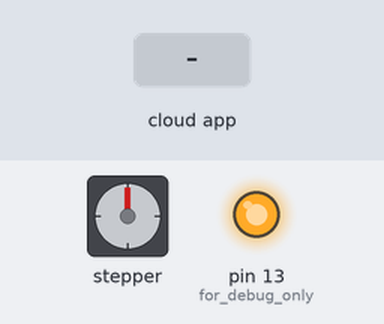
Bench run of a sketch on a simulated Arduino Mega 2560, built with avr-gcc and run on an emulated ATmega2560. Parts: stepper motor, output pins drawn as LEDs (lit = HIGH). Wiring (inferred from the names in the program): stepper motor (2048 steps per turn assumed): coils pin 8, pin 9, pin 10, pin 11. Dashed ring = blinking. The inputs (shaded band) are chosen by the test bench. The ROS host is connected and sends only what is stated; pins used as bus, display or sensor lines are not drawn.

Above: at 1.2 s.
1.3 s: the phone or cloud app sets stepper to 45
At 2.0 s:
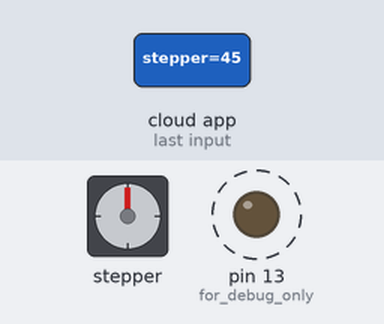
4.3 s: the phone or cloud app sets stepper to 180
At 7.46 s:
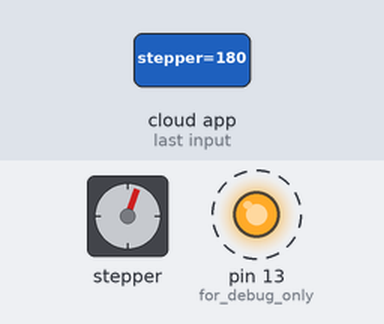
13.3 s: the phone or cloud app sets stepper to 0
At 14.1 s:
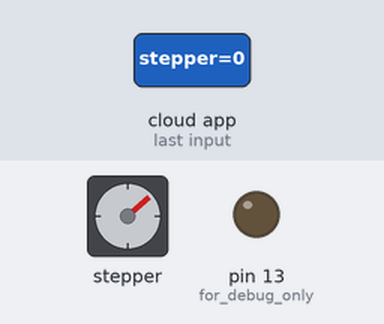
14.8 s: the phone or cloud app sets stepper to 180
At 15.26 s:
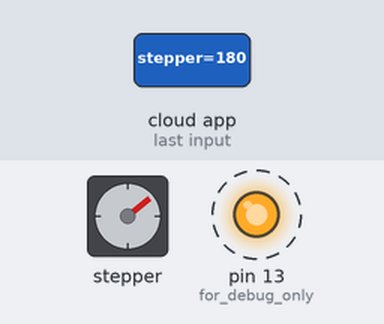
Timing chart, 0 to 23.8 s (numbered marks = the images above; inputs shaded):
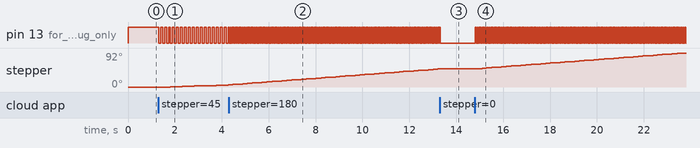

The sketch:

motor_passo.ino
```cpp
// Esse codigo roda no arduino e controla a ativação de um motor
// de passo a partir de um topico no ROS
//
// É considerado que o motor está conectado aos pinos P*
// e que a informacao de rotacao esta sendo publicada no topico
// "/eletronica/base/stepper" como um inteiro cujo valor vai
// de -255 a 255, onde 0 é parado
//
// Para rodar: rosrun rosserial_python serial_node.py /dev/ttyACM2

#include <ros.h>
#include <std_msgs/Int32.h>

#define INF 60000

/////// parametros do stepper

const int stepper_pins[] = {8, 9, 10, 11}; //pinos nos quais esta o stepper
                                          //Os pinos sao ativados na ordem
                                          //desse vetor

const int T_stepper_min = 40;  //menor periodo (|vel| = 255) em ms
                       //1 periodo = ciclo de ativacao dos 4 pinos
const int T_stepper_max = 400;

int T_stepper_atual = INF; //periodo a ser setado a partir do topico do ROS
int dir;      //direcao do stepper 1 = frente, -1 = tras

int T_ROS_spin = 30;  //periodo em ms entre uma chamada do ROS e outra

////////////////      parte do ROS    ///////////////////
ros::NodeHandle nh;
void messageCb(const std_msgs::Int32& msg);
const char* ROS_stepper_topic = "/eletronica/base/stepper";
ros::Subscriber<std_msgs::Int32> sub(ROS_stepper_topic, &messageCb);


//callback para pegar o valor de velocidade no topico
void messageCb(const std_msgs::Int32& msg)
{
	int vel = msg.data;

	if(vel > 0)
	{
		dir = 1;
		if(vel >255)
			vel =  255;
	}
	else if(vel < 0)
	{
		dir = -1;
		if(vel < -255)
			vel = -255;
	}

	if(vel == 0)
		T_stepper_atual = INF;
	else
		T_stepper_atual = ( 1 - float(abs(vel))/255 )*(T_stepper_max - T_stepper_min) + T_stepper_min;  //faz com que o periodo seja uma rampa linear
}

////////////////////    parte do stepper    ////////////////////

void step_forward(int& indice)
{
	int proximo;
	if(indice >= 3)
        {
		proximo = stepper_pins[0];
                indice = 0;
        }
	else
	{
		proximo = stepper_pins[indice + 1];
                indice++;
        }

	for(int i = 0; i < 4; i++)
	  digitalWrite(stepper_pins[i], LOW);

        digitalWrite(proximo, HIGH);

        digitalWrite(13, HIGH - digitalRead(13));
}

void step_back(int & indice)
{
	int proximo;
	if(indice <= 0)
    {
		proximo = stepper_pins[3];
        indice = 3;
    }
	else
	{
		proximo = stepper_pins[indice - 1];
        indice--;
    }

	for(int i = 0; i < 4; i++)
		digitalWrite(stepper_pins[i], LOW);
	digitalWrite(proximo, HIGH);
}

void step()   //faz um passo do stepper
{
    static int indice = 0;

    if(dir > 0)
      step_forward(indice);
    else if(dir < 0)
      step_back(indice);
}

//variaveis para temporizacao
unsigned long time_start_stepper;
unsigned long time_start_ROS;

void setup()
{
    for(int i = 0; i < 4; i++)
    {
        pinMode(stepper_pins[i], OUTPUT);
        digitalWrite(stepper_pins[i], LOW);
    }

	nh.initNode();
	nh.subscribe(sub);

    time_start_stepper = micros();
	time_start_ROS = micros();

    pinMode(13, OUTPUT);     //for debug only
    digitalWrite(13, HIGH);  //
}


void loop()
{
	if((micros() - time_start_ROS)/1000 >= T_ROS_spin)
	{
 		nh.spinOnce();
 		time_start_ROS = micros();
	}

	//se já passou um quarto de periodo
	if((micros() - time_start_stepper)/1000 >= T_stepper_atual/4)
 	{
 		step();
 		time_start_stepper = micros();
 	}

 	delay(1);
}
```

Measured:
- after the input at 4.3 s, pin 13 (for_debug_only): alternates HIGH for 0.04 s and LOW for 0.04 s, starting at once
- after the input at 13.3 s, pin 13 (for_debug_only): goes on until 13.3 s, then stays LOW; stepper: stops changing and stays 49°
- after the input at 14.8 s, pin 13 (for_debug_only): alternates HIGH for 0.04 s and LOW for 0.04 s, starting at once; stepper: keeps turning clockwise at about 5°/s, starting after 0.09 s
